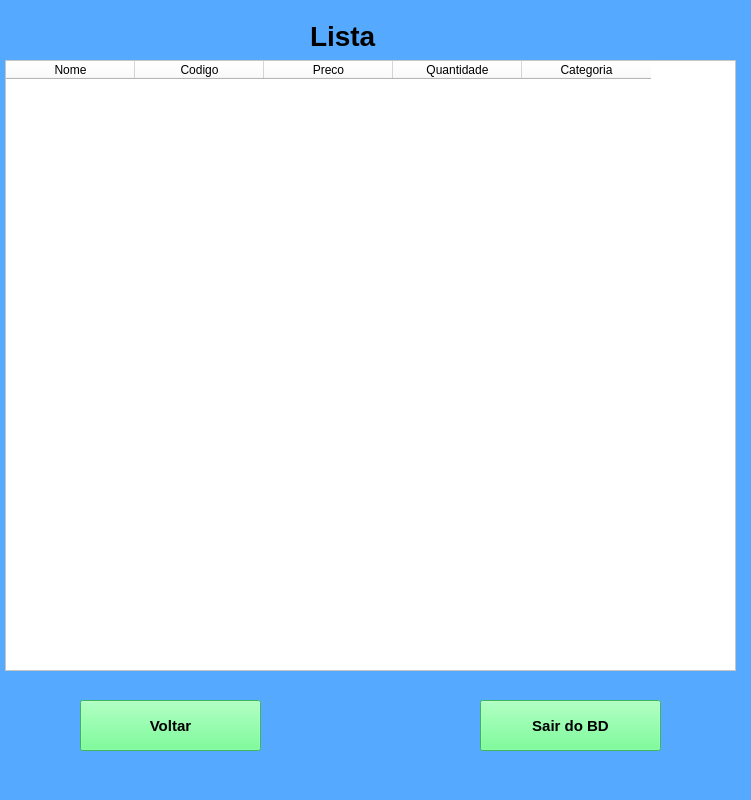
<?xml version="1.0" encoding="UTF-8"?>
<ui version="4.0">
 <class>MainWindow</class>
 <widget class="QMainWindow" name="MainWindow">
  <property name="geometry">
   <rect>
    <x>0</x>
    <y>0</y>
    <width>751</width>
    <height>800</height>
   </rect>
  </property>
  <property name="minimumSize">
   <size>
    <width>751</width>
    <height>800</height>
   </size>
  </property>
  <property name="maximumSize">
   <size>
    <width>751</width>
    <height>800</height>
   </size>
  </property>
  <property name="windowTitle">
   <string>MainWindow</string>
  </property>
  <property name="styleSheet">
   <string notr="true">background-color: rgb(85, 170, 255);</string>
  </property>
  <widget class="QWidget" name="centralwidget">
   <widget class="QLabel" name="label">
    <property name="geometry">
     <rect>
      <x>310</x>
      <y>10</y>
      <width>71</width>
      <height>51</height>
     </rect>
    </property>
    <property name="font">
     <font>
      <pointsize>21</pointsize>
      <weight>75</weight>
      <italic>false</italic>
      <bold>true</bold>
     </font>
    </property>
    <property name="text">
     <string>Lista</string>
    </property>
   </widget>
   <widget class="QTableWidget" name="tableWidget">
    <property name="geometry">
     <rect>
      <x>5</x>
      <y>60</y>
      <width>731</width>
      <height>611</height>
     </rect>
    </property>
    <property name="styleSheet">
     <string notr="true">background-color: rgb(255, 255, 255);</string>
    </property>
    <attribute name="horizontalHeaderMinimumSectionSize">
     <number>49</number>
    </attribute>
    <attribute name="horizontalHeaderDefaultSectionSize">
     <number>129</number>
    </attribute>
    <column>
     <property name="text">
      <string>Nome</string>
     </property>
    </column>
    <column>
     <property name="text">
      <string>Codigo</string>
     </property>
    </column>
    <column>
     <property name="text">
      <string>Preco</string>
     </property>
    </column>
    <column>
     <property name="text">
      <string>Quantidade</string>
     </property>
    </column>
    <column>
     <property name="text">
      <string>Categoria</string>
     </property>
    </column>
   </widget>
   <widget class="QPushButton" name="pushButton">
    <property name="geometry">
     <rect>
      <x>80</x>
      <y>700</y>
      <width>181</width>
      <height>51</height>
     </rect>
    </property>
    <property name="font">
     <font>
      <pointsize>11</pointsize>
      <weight>75</weight>
      <bold>true</bold>
     </font>
    </property>
    <property name="styleSheet">
     <string notr="true">background-color: rgb(85, 255, 127);</string>
    </property>
    <property name="text">
     <string>Voltar</string>
    </property>
   </widget>
   <widget class="QPushButton" name="pushButton_2">
    <property name="geometry">
     <rect>
      <x>480</x>
      <y>700</y>
      <width>181</width>
      <height>51</height>
     </rect>
    </property>
    <property name="font">
     <font>
      <pointsize>11</pointsize>
      <weight>75</weight>
      <bold>true</bold>
     </font>
    </property>
    <property name="styleSheet">
     <string notr="true">background-color: rgb(85, 255, 127);</string>
    </property>
    <property name="text">
     <string>Sair do BD</string>
    </property>
   </widget>
  </widget>
  <widget class="QMenuBar" name="menubar">
   <property name="geometry">
    <rect>
     <x>0</x>
     <y>0</y>
     <width>751</width>
     <height>21</height>
    </rect>
   </property>
  </widget>
  <widget class="QStatusBar" name="statusbar"/>
 </widget>
 <resources/>
 <connections/>
</ui>
